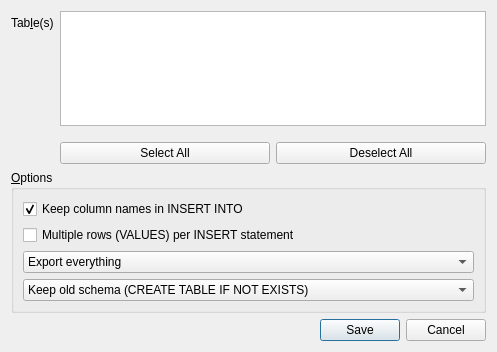
<?xml version="1.0" encoding="UTF-8"?>
<ui version="4.0">
 <class>ExportSqlDialog</class>
 <widget class="QDialog" name="ExportSqlDialog">
  <property name="geometry">
   <rect>
    <x>0</x>
    <y>0</y>
    <width>497</width>
    <height>352</height>
   </rect>
  </property>
  <property name="windowTitle">
   <string>Export SQL...</string>
  </property>
  <layout class="QGridLayout" name="gridLayout_2">
   <item row="2" column="0">
    <widget class="QDialogButtonBox" name="buttonBox">
     <property name="orientation">
      <enum>Qt::Horizontal</enum>
     </property>
     <property name="standardButtons">
      <set>QDialogButtonBox::Cancel|QDialogButtonBox::Save</set>
     </property>
    </widget>
   </item>
   <item row="0" column="0">
    <layout class="QFormLayout" name="formLayout">
     <property name="fieldGrowthPolicy">
      <enum>QFormLayout::AllNonFixedFieldsGrow</enum>
     </property>
     <item row="0" column="0">
      <widget class="QLabel" name="labelTable">
       <property name="text">
        <string>Tab&amp;le(s)</string>
       </property>
       <property name="buddy">
        <cstring>listTables</cstring>
       </property>
      </widget>
     </item>
     <item row="0" column="1">
      <widget class="QListWidget" name="listTables">
       <property name="selectionMode">
        <enum>QAbstractItemView::MultiSelection</enum>
       </property>
       <property name="sortingEnabled">
        <bool>false</bool>
       </property>
      </widget>
     </item>
     <item row="1" column="1">
      <layout class="QHBoxLayout" name="horizontalLayout">
       <property name="sizeConstraint">
        <enum>QLayout::SetFixedSize</enum>
       </property>
       <property name="topMargin">
        <number>10</number>
       </property>
       <item>
        <widget class="QPushButton" name="buttonSelectAll">
         <property name="text">
          <string>Select All</string>
         </property>
        </widget>
       </item>
       <item>
        <widget class="QPushButton" name="buttonDeselectAll">
         <property name="text">
          <string>Deselect All</string>
         </property>
        </widget>
       </item>
      </layout>
     </item>
     <item row="2" column="0" colspan="2">
      <widget class="QGroupBox" name="groupBox">
       <property name="title">
        <string>&amp;Options</string>
       </property>
       <layout class="QGridLayout" name="gridLayout">
        <item row="0" column="0">
         <widget class="QCheckBox" name="checkColNames">
          <property name="text">
           <string>Keep column names in INSERT INTO</string>
          </property>
          <property name="checked">
           <bool>true</bool>
          </property>
         </widget>
        </item>
        <item row="1" column="0">
         <widget class="QCheckBox" name="checkMultiple">
          <property name="text">
           <string>Multiple rows (VALUES) per INSERT statement</string>
          </property>
         </widget>
        </item>
        <item row="4" column="0">
         <spacer name="verticalSpacer">
          <property name="orientation">
           <enum>Qt::Vertical</enum>
          </property>
          <property name="sizeHint" stdset="0">
           <size>
            <width>20</width>
            <height>40</height>
           </size>
          </property>
         </spacer>
        </item>
        <item row="2" column="0">
         <widget class="QComboBox" name="comboWhat">
          <item>
           <property name="text">
            <string>Export everything</string>
           </property>
          </item>
          <item>
           <property name="text">
            <string>Export schema only</string>
           </property>
          </item>
          <item>
           <property name="text">
            <string>Export data only</string>
           </property>
          </item>
         </widget>
        </item>
        <item row="3" column="0">
         <widget class="QComboBox" name="comboOldSchema">
          <item>
           <property name="text">
            <string>Keep old schema (CREATE TABLE IF NOT EXISTS)</string>
           </property>
          </item>
          <item>
           <property name="text">
            <string>Overwrite old schema (DROP TABLE, then CREATE TABLE)</string>
           </property>
          </item>
         </widget>
        </item>
       </layout>
      </widget>
     </item>
    </layout>
   </item>
  </layout>
 </widget>
 <tabstops>
  <tabstop>listTables</tabstop>
 </tabstops>
 <resources/>
 <connections>
  <connection>
   <sender>buttonBox</sender>
   <signal>accepted()</signal>
   <receiver>ExportSqlDialog</receiver>
   <slot>accept()</slot>
   <hints>
    <hint type="sourcelabel">
     <x>258</x>
     <y>331</y>
    </hint>
    <hint type="destinationlabel">
     <x>157</x>
     <y>140</y>
    </hint>
   </hints>
  </connection>
  <connection>
   <sender>buttonDeselectAll</sender>
   <signal>clicked()</signal>
   <receiver>ExportSqlDialog</receiver>
   <slot>doDeselectAll()</slot>
   <hints>
    <hint type="sourcelabel">
     <x>488</x>
     <y>129</y>
    </hint>
    <hint type="destinationlabel">
     <x>20</x>
     <y>20</y>
    </hint>
   </hints>
  </connection>
  <connection>
   <sender>buttonSelectAll</sender>
   <signal>clicked()</signal>
   <receiver>ExportSqlDialog</receiver>
   <slot>doSelectAll()</slot>
   <hints>
    <hint type="sourcelabel">
     <x>140</x>
     <y>129</y>
    </hint>
    <hint type="destinationlabel">
     <x>20</x>
     <y>20</y>
    </hint>
   </hints>
  </connection>
  <connection>
   <sender>buttonBox</sender>
   <signal>rejected()</signal>
   <receiver>ExportSqlDialog</receiver>
   <slot>reject()</slot>
   <hints>
    <hint type="sourcelabel">
     <x>248</x>
     <y>317</y>
    </hint>
    <hint type="destinationlabel">
     <x>248</x>
     <y>168</y>
    </hint>
   </hints>
  </connection>
  <connection>
   <sender>comboWhat</sender>
   <signal>currentIndexChanged(int)</signal>
   <receiver>ExportSqlDialog</receiver>
   <slot>whatChanged(int)</slot>
   <hints>
    <hint type="sourcelabel">
     <x>320</x>
     <y>234</y>
    </hint>
    <hint type="destinationlabel">
     <x>492</x>
     <y>226</y>
    </hint>
   </hints>
  </connection>
 </connections>
 <slots>
  <slot>showCustomCharEdits()</slot>
  <slot>whatChanged(int)</slot>
 </slots>
</ui>
